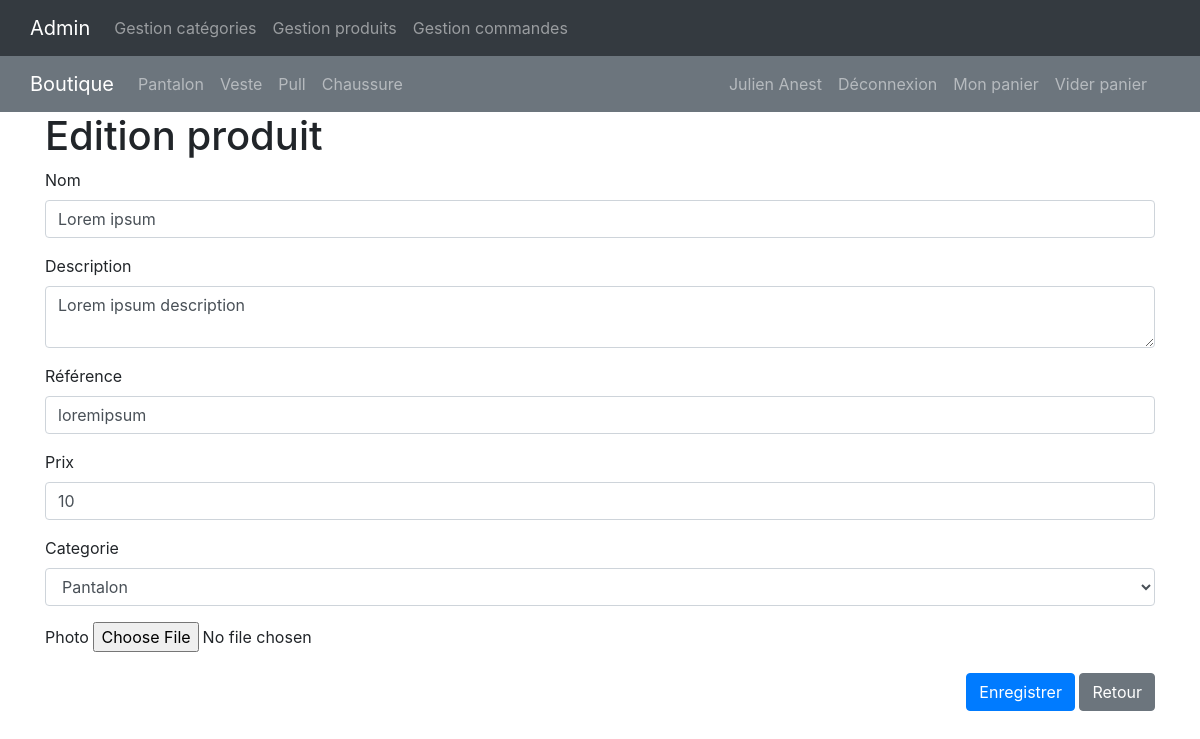
Screenshot of /admin/produit-edit.php?id=1 (signed in) with the database file from the repository.
### tables this page shows
CREATE TABLE `categorie` (
  `id` int(11) NOT NULL AUTO_INCREMENT,
  `nom` varchar(50) NOT NULL,
  PRIMARY KEY (`id`)
);

CREATE TABLE `produit` (
  `id` int(11) NOT NULL AUTO_INCREMENT,
  `nom` varchar(255) NOT NULL,
  `description` text NOT NULL,
  `reference` varchar(50) NOT NULL,
  `prix` float NOT NULL,
  `categorie_id` int(11) NOT NULL,
  PRIMARY KEY (`id`),
  UNIQUE KEY `reference_UNIQUE` (`reference`),
  KEY `fk_produit_categorie_idx` (`categorie_id`),
  CONSTRAINT `fk_produit_categorie` FOREIGN KEY (`categorie_id`) REFERENCES `categorie` (`id`) ON DELETE NO ACTION ON UPDATE NO ACTION
);

### admin/produit-edit.php (the view, shortened to what this page needs)
<?php
 require_once __DIR__ . '/../include/init.php';
$nom = $description = $reference = $prix = $categorieId = $photoActuelle =	 '';
$errors = [];
if (!empty($_POST)) {
	sanitizePost();
	extract($_POST);
	$categorieId = $_POST['categorie'];
	if (empty($_POST['nom'])) {
		$errors[] = 'Le nom est obligatoire';
	}
	if (empty($_POST['description'])) {
		$errors[] = 'La description est obligatoire';
	}
	if (empty($_POST['reference'])) {
		$errors[] = 'La référence est obligatoire';
	} elseif (strlen($_POST['reference']) > 50) {
		$errors[] = 'La référence ne doit pas faire plus de 50 caractères';
	} else {
		$query = 'SELECT count(*) FROM produit WHERE reference = :reference';
		if(isset($_GET['id'])){
			$query .= 'AND id !=' . $_GET['id'];
		}
		$stmt = $pdo->prepare($query);
		$stmt->bindValue(':reference', $_POST['reference']);
		$stmt->execute();
		$nb = $stmt->fetchColumn();
		if ($nb != 0) {
			$errors[] = "Il existe déjà un produit avec cette référence";
		}
	}
	if (empty($_POST['prix'])) {
		$errors[] = 'Le prix est obligatoire';
	}
	if (empty($_POST['categorie'])) {
		$errors[] = 'La catégorie est obligatoire';
	}
	if (!empty($_FILES['photo']['tmp_name'])){
		if($_FILES['photo']['size'] > 1000000){
			$errors[] = 'la photo ne doit pas faire plus de 1Mo';
		}
		$allowedMimeTypes = [
			'image/png',
			'image/jpeg',
			'image/gif'
		];
		if(!in_array($_FILES['photo']['type'], $allowedMimeTypes)){
			$errors[] = 'la photo doit être une image GIF, JPG ou PNG';
		} 	if(empty($errors)){
			if(!empty($_FILES['photo']['tmp_name'])){
				$originalName = $_FILES['photo']['name'];
				$extension = substr($originalName, strrpos($originalName, '.'));
				$nomPhoto = $_POST['reference'] . $extension;
				if(!empty($photoActuelle)){
					unlink(PHOTO_DIR . $photoActuelle);
				}
				move_uploaded_file($_FILES['photo']['tmp_name'], PHOTO_DIR . $nomPhoto);
			} else {
				$nomPhoto = $photoActuelle;
			}
		}
	}
	if (empty($errors)) {
		if (isset($_GET['id'])) {
			$query = 'UPDATE produit SET nom = :nom, description = :description, reference = :reference, prix = :prix, categorie_id = :categorie, photo = :photo WHERE id = :id';
			$stmt = $pdo->prepare($query);
			$stmt->bindValue(':nom', $_POST['nom']);
			$stmt->bindValue(':description', $_POST['description']);
			$stmt->bindValue(':reference', $_POST['reference']);
			$stmt->bindValue(':prix', $_POST['prix']);
			$stmt->bindValue(':categorie', $_POST['categorie']);
			$stmt->bindValue(':photo',$nomPhoto);
			$stmt->bindValue(':id', $_GET['id']);
			$stmt->execute();
		setFlashMessage('Le produit est enregistrée');
		header('Location: produits.php');
		die;
		} else {
		$query = <<<EOS
INSERT INTO produit(
	nom,
	description,
	reference,
	prix,
	categorie_id,
	photo
) VALUES (
	:nom,
	:description,
	:reference,
	:prix,
	:categorie_id,
	:photo
)
EOS;
			$stmt = $pdo->prepare($query);
			$stmt->bindValue(':nom', $_POST['nom']);
			$stmt->bindValue(':description', $_POST['description']);
			$stmt->bindValue(':reference', $_POST['reference']);
			$stmt->bindValue(':prix', $_POST['prix']);
			$stmt->bindValue(':categorie_id', $_POST['categorie']);
			$stmt->bindValue(':photo', $nomPhoto);
			$stmt->execute();
			setFlashMessage('Le produit est enregistré');
			header('Location: produits.php');
			die;
		}
	}
} elseif (isset($_GET['id'])) {
	$query = 'SELECT * FROM produit WHERE id = ' . $_GET['id'];
	$stmt = $pdo->query($query);
	$produit = $stmt->fetch();
	$nom = $produit['nom'];
	$description = $produit['description'];
	$reference = $produit['reference'];
	$prix = $produit['prix'];
	$categorieId = $produit['categorie_id'];
}
$query = 'SELECT * FROM categorie';
$stmt = $pdo->query($query);
$categories = $stmt->fetchAll();
include __DIR__ . '/../layout/top.php';
?>
<h1>Edition produit</h1>
<form method="post" enctype="multipart/form-data">
	<div class="form-group">
		<label>Nom</label>
		<input type="text" name="nom" class="form-control" value="<?= $nom; ?>">
	</div>
	<div class="form-group">
		<label>Description</label>
		<textarea name="description" class="form-control"><?= $description; ?></textarea>
	</div>
	<div class="form-group">
		<label>Référence</label>
		<input type="text" name="reference" class="form-control" value="<?= $reference; ?>">
	</div>
	<div class="form-group">
		<label>Prix</label>
		<input type="text" name="prix" class="form-control" value="<?= $prix; ?>">
	</div>
	<div class="form-group">
		<label>Categorie</label>
		<select name="categorie" class="form-control">
			<?php
			foreach ($categories as $categorie) :
				$selected = ($categorie['id'] == $categorieId)
					? 'selected'
					: ''
				;
			?>
				<option value="<?= $categorie['id']; ?>" <?= $selected; ?>><?= $categorie['nom']; ?></option>
			<?php
			endforeach;
			?>
		</select>
	</div>
	<div class="form-group">
	<label>Photo </label>
	<input type="file" name="photo">
	</div>
	<div class="form-btn-group text-right">
		<button type="submit" class="btn btn-primary">Enregistrer</button>
		<a class="btn btn-secondary" href="produits.php">
			Retour
		</a>
	</div>
</form>
<?php
include __DIR__ . '/../layout/bottom.php';
?>

### layout/menu-categorie.php
<?php
$query ='SELECT * FROM categorie';
$stmt = $pdo->query($query);
$categoriesMenu = $stmt->fetchAll();
?>
<div class="navbar-collapse">
	<ul class="navbar-nav">
        <?php
            foreach($categoriesMenu as $categoriesMenu):
        ?>
	    <li class="nav-item">
		  		<a class="nav-link" href="<?= RACINE_WEB; ?>categorie.php?id=<?= $categoriesMenu['id'];?> ">
		  			<?= $categoriesMenu['nom']; ?>
		  		</a>
		</li>
        <?php
            endforeach;
        ?>
	</ul>
</div>

### rows the page displays
categorie: nom "Pantalon"
categorie: nom "Veste"
categorie: nom "Pull"
categorie: nom "Chaussure"
produit: nom "Lorem ipsum", description "Lorem ipsum description", reference "loremipsum", prix "10"

### other values shown
getUserFullName() "Julien Anest"
form field categorie "Pantalon"
